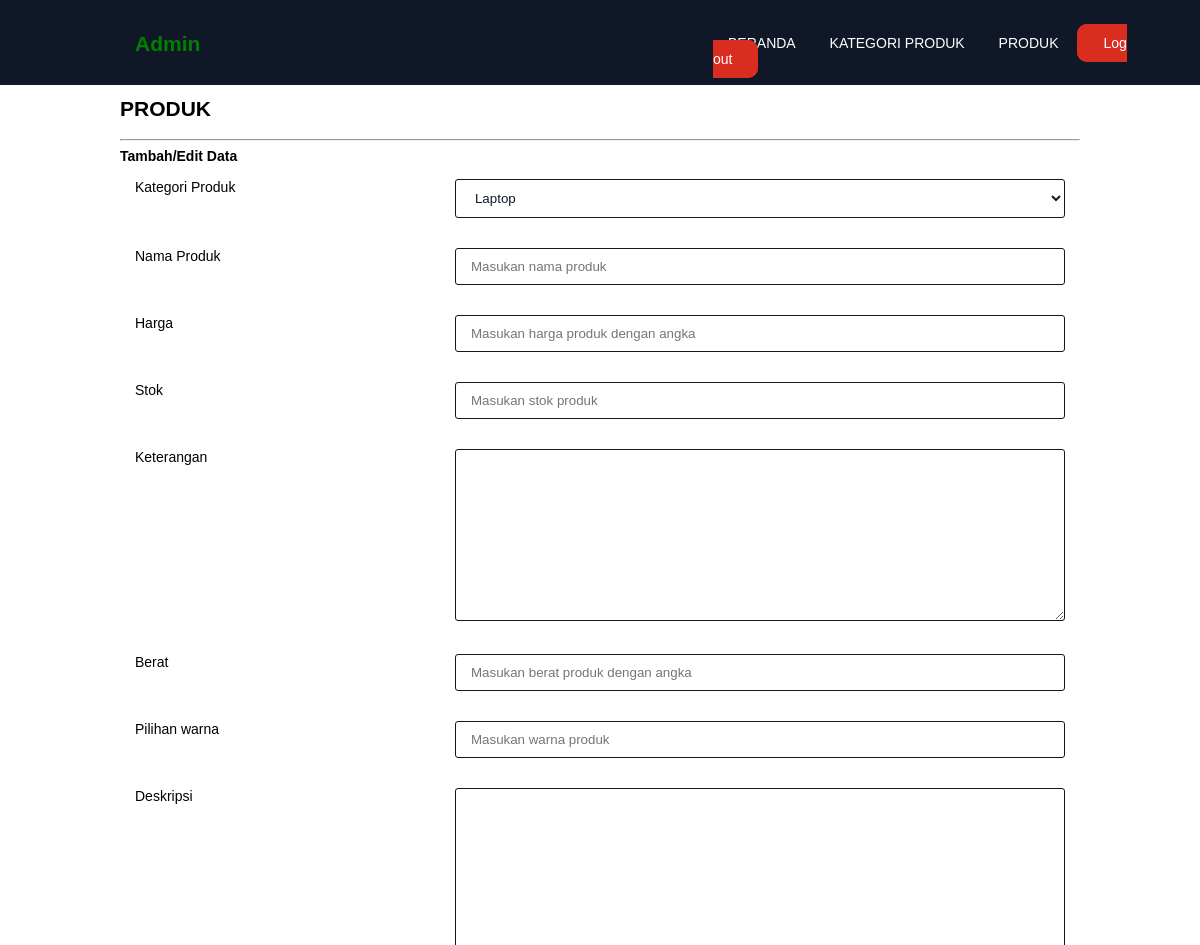
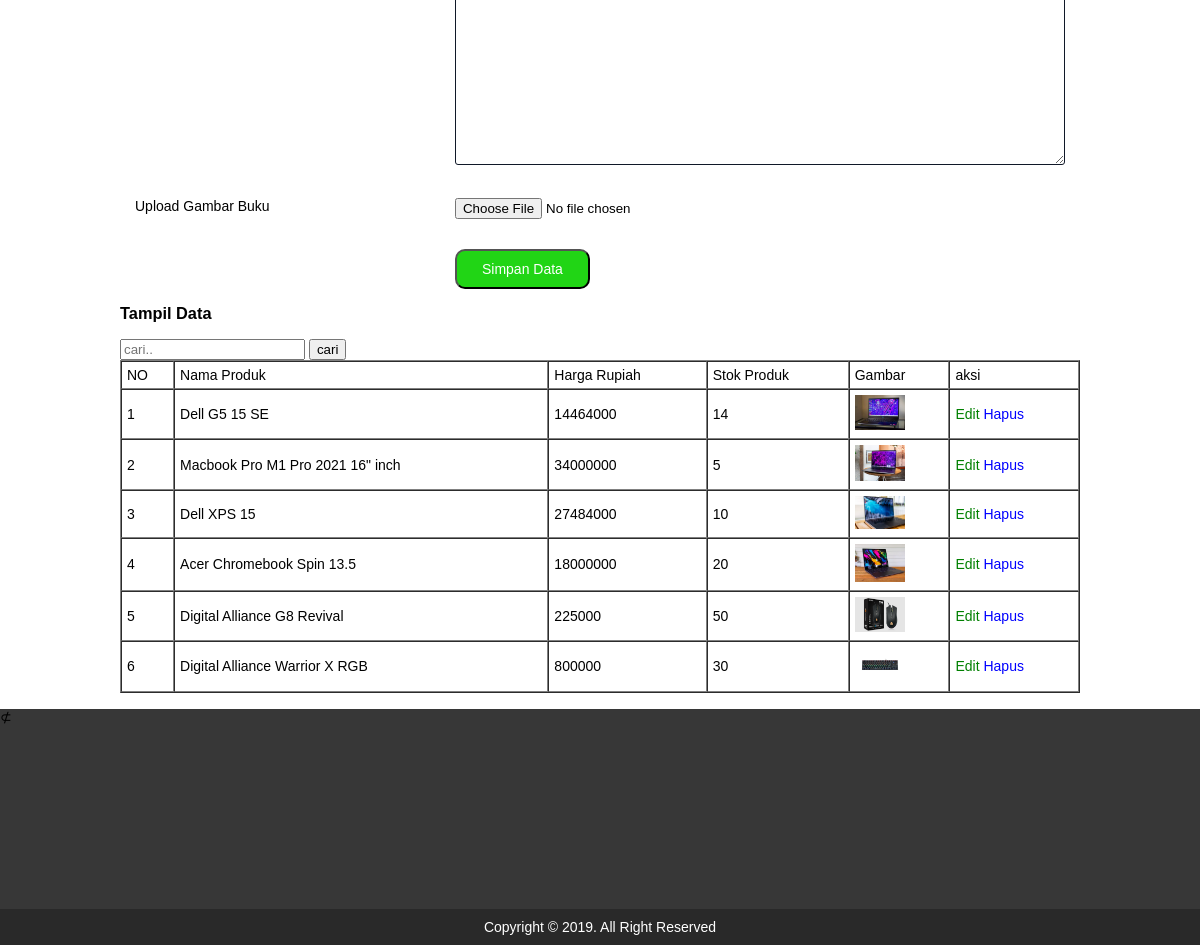
The app's page /admin/index.php?page=tambah_produk (signed in) with its own data (2 pictures, top to bottom).
### tables this page shows
CREATE TABLE `produk` (
  `idproduk` int(11) NOT NULL,
  `id_kategori` int(11) NOT NULL,
  `namaproduk` varchar(100) NOT NULL,
  `harga` int(11) NOT NULL,
  `stok` int(11) NOT NULL,
  `keterangan` text NOT NULL,
  `images` varchar(100) NOT NULL,
  `berat` int(11) NOT NULL,
  `pilihanwarna` varchar(35) NOT NULL,
  `deskripsi` text NOT NULL
);

### admin/page/tambah_produk.php (the view, shortened to what this page needs)
<?php
$cekuserlogin = $_SESSION['username'];
?>
<?php
if (empty($cekuserlogin)) {
	header("Location: login.php");
} else { ?>
	<!DOCTYPE html>
	<html>
	<head>
		<link rel="stylesheet" type="text/css" href=".../style.css">
	</head>
	<body>
		<div class="container">
			<h2 class="">PRODUK</h2>
			<hr>
			<b>Tambah/Edit Data</b>
			<form method="post" action="?page=tambah_produk&&proses=simpan" enctype="multipart/form-data">
				<label class="col-4">Kategori Produk</label>
				<div class="col-8">
					<select class="form_input" name="id_kategori">
						<?php
						$kategorifilm = mysqli_query(
							$conn,
							"SELECT * FROM kategori_produk"
						);
						while ($kategorifilm1 = mysqli_fetch_array($kategorifilm)) {
						?>
							<option value="
					<?php echo $kategorifilm1['id_kategori']; ?>"><?php echo $kategorifilm1['kategori']; ?></option>
						<?php } ?>
					</select>
				</div>
				<label class="col-4">Nama Produk</label>
				<div class="col-8">
					<input class="form_input" type="text" name="namaproduk" maxlength="100" placeholder="Masukan nama produk" minlength="1">
				</div>
				<label class="col-4">Harga</label>
				<div class="col-8">
					<input class="form_input" type="text" name="harga" maxlength="20" placeholder="Masukan harga produk dengan angka" minlength="1">
				</div>
				<label class="col-4">Stok</label>
				<div class="col-8">
					<input class="form_input" type="text" name="stok" maxlength="20" placeholder="Masukan stok produk" minlength="1">
				</div>
				<label class="col-4">Keterangan</label>
				<div class="col-8">
					<textarea class="form_input" name="keterangan" rows="10" style="width:100%;" minlength="1"></textarea>
				</div>
				<label class="col-4">Berat</label>
				<div class="col-8">
					<input class="form_input" type="text" name="berat" maxlength="20" minlength="1" placeholder="Masukan berat produk dengan angka">
				</div>
				<label class="col-4">Pilihan warna</label>
				<div class="col-8">
					<input class="form_input" type="text" name="pilihanwarna" minlength="1" maxlength="25" placeholder="Masukan warna produk">
				</div>
				<label class="col-4">Deskripsi</label>
				<div class="col-8">
					<textarea class="form_input" name="deskripsi" rows="20" style="width:100%;" minlength="1"></textarea>
				</div>
				<label class="col-4">Upload Gambar Buku</label>
				<input class="col-8" type="file" accept="image/*" name="images">
				<label class="col-4">&nbsp;</label>
				<div class="col-8">
					<button class="form_button2" type="submit">Simpan Data</button>
				</div>
			</form>
			<h3>Tampil Data</h3>
			<form method="post" class="form">
				<input type="text" name="cari" placeholder="cari..">
				<button for="cari">cari</button>
			</form>
			<table class="table_admin" border="1" cellpadding="5" cellspacing="0">
				<tr>
					<td>NO</td>
					<td>Nama Produk</td>
					<td>Harga Rupiah</td>
					<td>Stok Produk</td>
					<td>Gambar</td>
					<td>aksi</td>
				</tr>
				<?php
				$i = 1;
				$query = mysqli_query($conn, "SELECT * FROM produk");
				while ($cetak = mysqli_fetch_array($query)) {
				?>
					<tr>
						<td><?php echo $i; ?></td>
						<td><?php echo $cetak['namaproduk']; ?></td>
						<td><?php echo $cetak['harga']; ?></td>
						<td><?php echo $cetak['stok']; ?></td>
						<td><img src="../<?php echo $cetak['images']; ?>" alt="" width="50px"></td>
						<td>
							<a class="text_kecil" href="?page=edit_produk&&idproduk=
				<?php echo $cetak['idproduk']; ?>">
								Edit</a>
							<a class="text_kecil2" href="?page=tambah_produk&&idproduk=
				<?php echo $cetak['idproduk']; ?>&&proses=hapus">
								Hapus</a>
						</td>
					</tr>
				<?php $i = $i + 1;
				} ?>
			</table>
			<br>
		</div>
	</body>
	</html>
<?php } ?>

### style.css (style rules this page uses)
body { margin: 0 0 0 0; font-family: Tahoma, arial; font-size: 14px; }
* { box-sizing: border-box; }
.col-4 { width: 33.33%; }
.col-8 { width: 66.66%; }
[class*="col-"] { float: left; padding: 15px; }
.container { margin: 0 auto; width: 80%; text-align: left; }
.form_button2 { padding: 10px 25px; border-radius: 10px; background: #21d515; font-size: 14px; color: #fff; text-decoration: none; }
.text_kecil { text-decoration: none; color: green; }
.text_kecil2 { text-decoration: none; color: blue; }
.form_input { width: 100%; padding: 10px 15px; color: #101828; border-radius: 3px; background-color: #fff; border: 1px solid #101828; }
.table_admin { width: 100%; }

### records on screen
produk: namaproduk "Dell G5 15 SE", harga "14464000", stok "14", images (picture)
produk: namaproduk "Macbook Pro M1 Pro 2021 16\" inch", harga "34000000", stok "5", images (picture)
produk: namaproduk "Dell XPS 15", harga "27484000", stok "10", images (picture)
produk: namaproduk "Acer Chromebook Spin 13.5", harga "18000000", stok "20", images (picture)
produk: namaproduk "Digital Alliance G8 Revival", harga "225000", stok "50", images (picture)
produk: namaproduk "Digital Alliance Warrior X RGB", harga "800000", stok "30", images (picture)

### other values on screen
form field id_kategori "Laptop"
